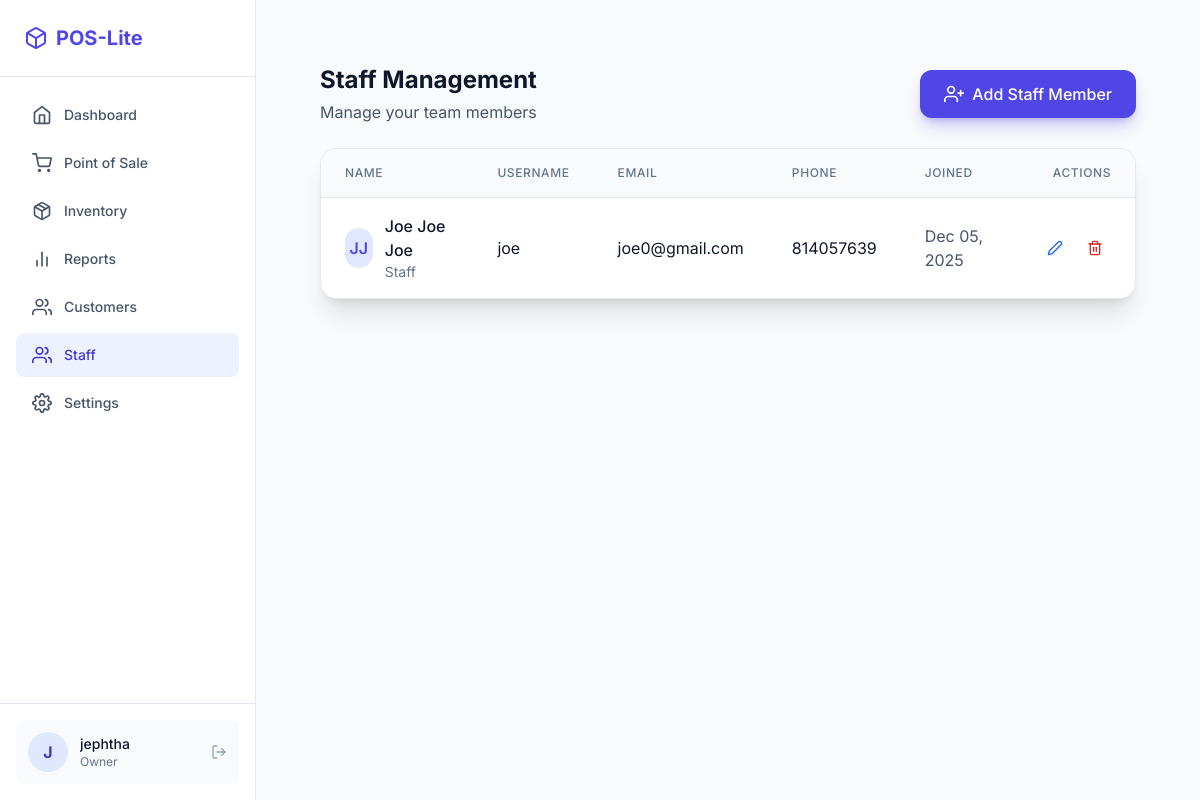
The app's page /auth/staff/ (signed in) with its own data.
### users/models.py (models this page shows, shortened)
class User(AbstractUser):
    class Role(models.TextChoices):
        OWNER = "OWNER", "Owner"
        STAFF = "STAFF", "Staff"
    role = models.CharField(max_length=50, choices=Role.choices, default=Role.STAFF)
    phone = models.CharField(max_length=15, blank=True, null=True)
    class SubscriptionStatus(models.TextChoices):
        TRIAL = "TRIAL", "Trial"
        ACTIVE = "ACTIVE", "Active"
        EXPIRED = "EXPIRED", "Expired"
        GRACE = "GRACE", "Grace Period"
    subscription_status = models.CharField(
        max_length=20,
        choices=SubscriptionStatus.choices,
        default=SubscriptionStatus.TRIAL
    )
    trial_start_date = models.DateTimeField(default=timezone.now)
    subscription_end_date = models.DateTimeField(null=True, blank=True)

### users/views.py (the view)
# urls.py: path('staff/', views.staff_list, name='staff_list'),
@owner_required
def staff_list(request):
    staff_members = User.objects.filter(role='STAFF').order_by('-date_joined')
    context = {
        'staff_members': staff_members,
    }
    return render(request, 'users/staff_list.html', context)

### core/context_processors.py (called while the page is built, shortened)
def subscription_context(request):
    if not request.user.is_authenticated:
        return {}
    user = request.user
    context = {
        'subscription_status': user.subscription_status,
        'is_trial': user.subscription_status == User.SubscriptionStatus.TRIAL,
        'is_active': user.subscription_status == User.SubscriptionStatus.ACTIVE,
        'is_expired': user.subscription_status == User.SubscriptionStatus.EXPIRED,
        'days_left': getattr(request, 'days_left', 0),
        'subscription_reminder': None,
        'subscription_reminder_color': 'green', # green, yellow, red
    }
    return context

### templates/users/staff_list.html (shortened to what this page needs)
{% extends 'layouts/app.html' %}  {% block content %}
<div class="p-4 sm:p-6 lg:p-8">
  <div
    class="flex flex-col sm:flex-row sm:items-center sm:justify-between mb-6"
  >
    <div>
      <h1 class="text-2xl font-bold text-slate-900 dark:text-white">
        Staff Management
      </h1>
      <p class="text-slate-600 dark:text-slate-400 mt-1">
        Manage your team members
      </p>
    </div>
    <a
      href="{% url 'staff_create' %}"
      class="mt-4 sm:mt-0 inline-flex items-center gap-2 px-6 py-3 bg-primary-600 hover:bg-primary-700 text-white rounded-xl font-medium transition-colors shadow-lg shadow-primary-600/30"
    >
      <i data-feather="user-plus" class="w-5 h-5"></i>
      Add Staff Member
    </a>
  </div>
  {% if staff_members %}
  <div
    class="bg-white dark:bg-slate-900 rounded-2xl shadow-xl border border-slate-200 dark:border-slate-800 overflow-hidden"
  >
    <div class="hidden md:block overflow-x-auto">
      <table class="w-full">
        <thead
          class="bg-slate-50 dark:bg-slate-800 border-b border-slate-200 dark:border-slate-700"
        >
          <tr>
            <th
              class="px-6 py-4 text-left text-xs font-medium text-slate-500 dark:text-slate-400 uppercase tracking-wider"
            >
              Name
            </th>
            <th
              class="px-6 py-4 text-left text-xs font-medium text-slate-500 dark:text-slate-400 uppercase tracking-wider"
            >
              Username
            </th>
            <th
              class="px-6 py-4 text-left text-xs font-medium text-slate-500 dark:text-slate-400 uppercase tracking-wider"
            >
              Email
            </th>
            <th
              class="px-6 py-4 text-left text-xs font-medium text-slate-500 dark:text-slate-400 uppercase tracking-wider"
            >
              Phone
            </th>
            <th
              class="px-6 py-4 text-left text-xs font-medium text-slate-500 dark:text-slate-400 uppercase tracking-wider"
            >
              Joined
            </th>
            <th
              class="px-6 py-4 text-right text-xs font-medium text-slate-500 dark:text-slate-400 uppercase tracking-wider"
            >
              Actions
            </th>
          </tr>
        </thead>
        <tbody class="divide-y divide-slate-200 dark:divide-slate-700">
          {% for staff in staff_members %}
          <tr
            class="hover:bg-slate-50 dark:hover:bg-slate-800/50 transition-colors"
          >
            <td class="px-6 py-4">
              <div class="flex items-center gap-3">
                <div
                  class="w-10 h-10 rounded-full bg-primary-100 dark:bg-primary-900/30 flex items-center justify-center"
                >
                  <span
                    class="text-primary-600 dark:text-primary-400 font-semibold"
                    >{{ staff.first_name.0 }}{{ staff.last_name.0 }}</span
                  >
                </div>
                <div>
                  <div class="font-medium text-slate-900 dark:text-white">
                    {{ staff.first_name }} {{ staff.last_name }}
                  </div>
                  <div class="text-sm text-slate-500 dark:text-slate-400">
                    Staff
                  </div>
                </div>
              </div>
            </td>
            <td class="px-6 py-4 text-slate-900 dark:text-white">
              {{ staff.username }}
            </td>
            <td class="px-6 py-4 text-slate-900 dark:text-white">
              {{ staff.email }}
            </td>
            <td class="px-6 py-4 text-slate-900 dark:text-white">
              {{ staff.phone|default:"-" }}
            </td>
            <td class="px-6 py-4 text-slate-600 dark:text-slate-400">
              {{ staff.date_joined|date:"M d, Y" }}
            </td>
            <td class="px-6 py-4">
              <div class="flex items-center justify-end gap-2">
                <a
                  href="{% url 'staff_edit' staff.id %}"
                  class="p-2 text-blue-600 hover:bg-blue-50 dark:hover:bg-blue-900/20 rounded-lg transition-colors"
                  title="Edit"
                >
                  <i data-feather="edit-2" class="w-4 h-4"></i>
                </a>
                <a
                  href="{% url 'staff_delete' staff.id %}"
                  class="p-2 text-red-600 hover:bg-red-50 dark:hover:bg-red-900/20 rounded-lg transition-colors"
                  title="Delete"
                >
                  <i data-feather="trash-2" class="w-4 h-4"></i>
                </a>
              </div>
            </td>
          </tr>
          {% endfor %}
        </tbody>
      </table>
    </div>
  </div>
  {% endif %}
</div>
{% endblock %}

### templates/layouts/app.html (shortened to what this page needs)
{% extends 'base.html' %} {% block layout %}
<div class="flex h-screen overflow-hidden">
  <aside
    class="hidden md:flex flex-col w-64 border-r border-slate-200 dark:border-slate-800 bg-white dark:bg-slate-900"
  >
    <div class="p-6 border-b border-slate-200 dark:border-slate-800">
      <h1
        class="text-xl font-bold text-primary-600 dark:text-primary-400 flex items-center gap-2"
      >
        <i data-feather="box"></i> POS-Lite
      </h1>
    </div>
    <nav class="flex-1 overflow-y-auto p-4 space-y-1">
      <a
        href="{% url 'dashboard' %}"
        class="flex items-center gap-3 px-4 py-3 text-sm font-medium rounded-lg {% if request.resolver_match.url_name == 'dashboard' %}bg-primary-50 text-primary-700 dark:bg-primary-900/20 dark:text-primary-400{% else %}text-slate-600 dark:text-slate-400 hover:bg-slate-50 dark:hover:bg-slate-800{% endif %}"
      >
        <i data-feather="home" class="w-5 h-5"></i>
        Dashboard
      </a>
      <a
        href="{% url 'pos' %}"
        class="flex items-center gap-3 px-4 py-3 text-sm font-medium rounded-lg {% if request.resolver_match.url_name == 'pos' %}bg-primary-50 text-primary-700 dark:bg-primary-900/20 dark:text-primary-400{% else %}text-slate-600 dark:text-slate-400 hover:bg-slate-50 dark:hover:bg-slate-800{% endif %}"
      >
        <i data-feather="shopping-cart" class="w-5 h-5"></i>
        Point of Sale
      </a>
      {% if request.user.role == 'OWNER' %}
      <a
        href="{% url 'product_list' %}"
        class="flex items-center gap-3 px-4 py-3 text-sm font-medium rounded-lg {% if request.resolver_match.url_name == 'product_list' %}bg-primary-50 text-primary-700 dark:bg-primary-900/20 dark:text-primary-400{% else %}text-slate-600 dark:text-slate-400 hover:bg-slate-50 dark:hover:bg-slate-800{% endif %}"
      >
        <i data-feather="package" class="w-5 h-5"></i>
        Inventory
      </a>
      {% endif %}
      <a
        href="{% url 'sales_report' %}"
        class="flex items-center gap-3 px-4 py-3 text-sm font-medium rounded-lg {% if request.resolver_match.url_name == 'sales_report' %}bg-primary-50 text-primary-700 dark:bg-primary-900/20 dark:text-primary-400{% else %}text-slate-600 dark:text-slate-400 hover:bg-slate-50 dark:hover:bg-slate-800{% endif %}"
      >
        <i data-feather="bar-chart-2" class="w-5 h-5"></i>
        Reports
      </a>
      <a
        href="{% url 'customer_list' %}"
        class="flex items-center gap-3 px-4 py-3 text-sm font-medium rounded-lg {% if request.resolver_match.url_name == 'customer_list' %}bg-primary-50 text-primary-700 dark:bg-primary-900/20 dark:text-primary-400{% else %}text-slate-600 dark:text-slate-400 hover:bg-slate-50 dark:hover:bg-slate-800{% endif %}"
      >
        <i data-feather="users" class="w-5 h-5"></i>
        Customers
      </a>
      {% if request.user.role == 'OWNER' %}
      <a
        href="{% url 'staff_list' %}"
        class="flex items-center gap-3 px-4 py-3 text-sm font-medium rounded-lg {% if request.resolver_match.url_name == 'staff_list' or request.resolver_match.url_name == 'staff_create' or request.resolver_match.url_name == 'staff_edit' %}bg-primary-50 text-primary-700 dark:bg-primary-900/20 dark:text-primary-400{% else %}text-slate-600 dark:text-slate-400 hover:bg-slate-50 dark:hover:bg-slate-800{% endif %}"
      >
        <i data-feather="users" class="w-5 h-5"></i>
        Staff
      </a>
      <a
        href="{% url 'settings' %}"
        class="flex items-center gap-3 px-4 py-3 text-sm font-medium rounded-lg {% if request.resolver_match.url_name == 'settings' %}bg-primary-50 text-primary-700 dark:bg-primary-900/20 dark:text-primary-400{% else %}text-slate-600 dark:text-slate-400 hover:bg-slate-50 dark:hover:bg-slate-800{% endif %}"
      >
        <i data-feather="settings" class="w-5 h-5"></i>
        Settings
      </a>
      {% endif %}
    </nav>
    <div class="p-4 border-t border-slate-200 dark:border-slate-800">
      <div
        class="flex items-center gap-3 p-3 rounded-lg bg-slate-50 dark:bg-slate-800"
      >
        <div
          class="w-10 h-10 rounded-full bg-primary-100 dark:bg-primary-900 flex items-center justify-center text-primary-700 dark:text-primary-300 font-bold"
        >
          {{ request.user.username|slice:":1"|upper }}
        </div>
        <div class="flex-1 min-w-0">
          <p class="text-sm font-medium truncate">
            {{ request.user.username }}
          </p>
          <p class="text-xs text-slate-500 truncate">
            {{ request.user.get_role_display }}
          </p>
        </div>
        <a
          href="{% url 'logout' %}"
          class="text-slate-400 hover:text-red-500 transition-colors"
        >
          <i data-feather="log-out" class="w-4 h-4"></i>
        </a>
      </div>
    </div>
  </aside>
  <div class="flex-1 flex flex-col h-full overflow-hidden relative">
    <main
      class="flex-1 overflow-y-auto overflow-x-hidden p-4 md:p-8 pb-24 md:pb-8"
    >
      <div id="main-content" class="max-w-7xl mx-auto w-full">
        {% block content %}{% endblock %}
      </div>
  </div>
</div>
{% endblock %}

### records on screen
User: user.username "J", user.username "jephtha", user.role "Owner"
User: first_name.0 "J", last_name.0 "J", first_name "Joe", last_name "Joe Joe", username "joe", email "joe0@gmail.com", phone "814057639", date_joined "Dec 05, 2025"
